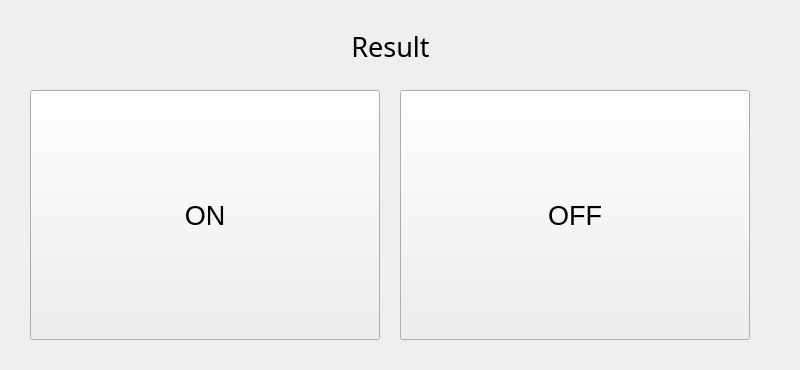
<?xml version="1.0" encoding="UTF-8"?>
<ui version="4.0">
 <class>MainWindow</class>
 <widget class="QMainWindow" name="MainWindow">
  <property name="geometry">
   <rect>
    <x>0</x>
    <y>0</y>
    <width>800</width>
    <height>370</height>
   </rect>
  </property>
  <property name="windowTitle">
   <string>MainWindow</string>
  </property>
  <widget class="QWidget" name="centralwidget">
   <widget class="QLabel" name="lblResult">
    <property name="geometry">
     <rect>
      <x>260</x>
      <y>21</y>
      <width>261</width>
      <height>51</height>
     </rect>
    </property>
    <property name="font">
     <font>
      <family>나눔고딕</family>
      <pointsize>20</pointsize>
     </font>
    </property>
    <property name="text">
     <string>Result</string>
    </property>
    <property name="alignment">
     <set>Qt::AlignCenter</set>
    </property>
   </widget>
   <widget class="QPushButton" name="btnOn">
    <property name="geometry">
     <rect>
      <x>30</x>
      <y>90</y>
      <width>350</width>
      <height>250</height>
     </rect>
    </property>
    <property name="font">
     <font>
      <pointsize>20</pointsize>
     </font>
    </property>
    <property name="text">
     <string>ON</string>
    </property>
   </widget>
   <widget class="QPushButton" name="btnOff">
    <property name="geometry">
     <rect>
      <x>400</x>
      <y>90</y>
      <width>350</width>
      <height>250</height>
     </rect>
    </property>
    <property name="font">
     <font>
      <pointsize>20</pointsize>
     </font>
    </property>
    <property name="text">
     <string>OFF</string>
    </property>
   </widget>
  </widget>
 </widget>
 <resources/>
 <connections/>
</ui>
